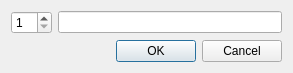
<?xml version="1.0" encoding="UTF-8"?>
<ui version="4.0">
    <class>QuestionGroupEditor</class>
    <widget class="QDialog" name="QuestionGroupEditor">
        <property name="geometry">
            <rect>
                <x>0</x>
                <y>0</y>
                <width>293</width>
                <height>69</height>
            </rect>
        </property>
        <property name="windowTitle">
            <string>Regelgruppe</string>
        </property>
        <layout class="QGridLayout" name="gridLayout">
            <item row="1" column="1">
                <widget class="QLineEdit" name="question_group_name"/>
            </item>
            <item row="2" column="1">
                <widget class="QDialogButtonBox" name="buttonBox">
                    <property name="orientation">
                        <enum>Qt::Horizontal</enum>
                    </property>
                    <property name="standardButtons">
                        <set>QDialogButtonBox::Cancel|QDialogButtonBox::Ok</set>
                    </property>
                </widget>
            </item>
            <item row="1" column="0">
                <widget class="QSpinBox" name="question_group_id">
                    <property name="sizePolicy">
                        <sizepolicy hsizetype="Minimum" vsizetype="Fixed">
                            <horstretch>0</horstretch>
                            <verstretch>0</verstretch>
                        </sizepolicy>
                    </property>
                    <property name="minimum">
                        <number>1</number>
                    </property>
                    <property name="maximum">
                        <number>99</number>
                    </property>
                    <property name="stepType">
                        <enum>QAbstractSpinBox::DefaultStepType</enum>
                    </property>
                </widget>
            </item>
        </layout>
    </widget>
    <resources/>
    <connections>
        <connection>
            <sender>buttonBox</sender>
            <signal>accepted()</signal>
            <receiver>QuestionGroupEditor</receiver>
            <slot>accept()</slot>
            <hints>
                <hint type="sourcelabel">
                    <x>248</x>
                    <y>254</y>
                </hint>
                <hint type="destinationlabel">
                    <x>157</x>
                    <y>274</y>
                </hint>
            </hints>
        </connection>
        <connection>
            <sender>buttonBox</sender>
            <signal>rejected()</signal>
            <receiver>QuestionGroupEditor</receiver>
            <slot>reject()</slot>
            <hints>
                <hint type="sourcelabel">
                    <x>316</x>
                    <y>260</y>
                </hint>
                <hint type="destinationlabel">
                    <x>286</x>
                    <y>274</y>
                </hint>
            </hints>
        </connection>
    </connections>
</ui>
